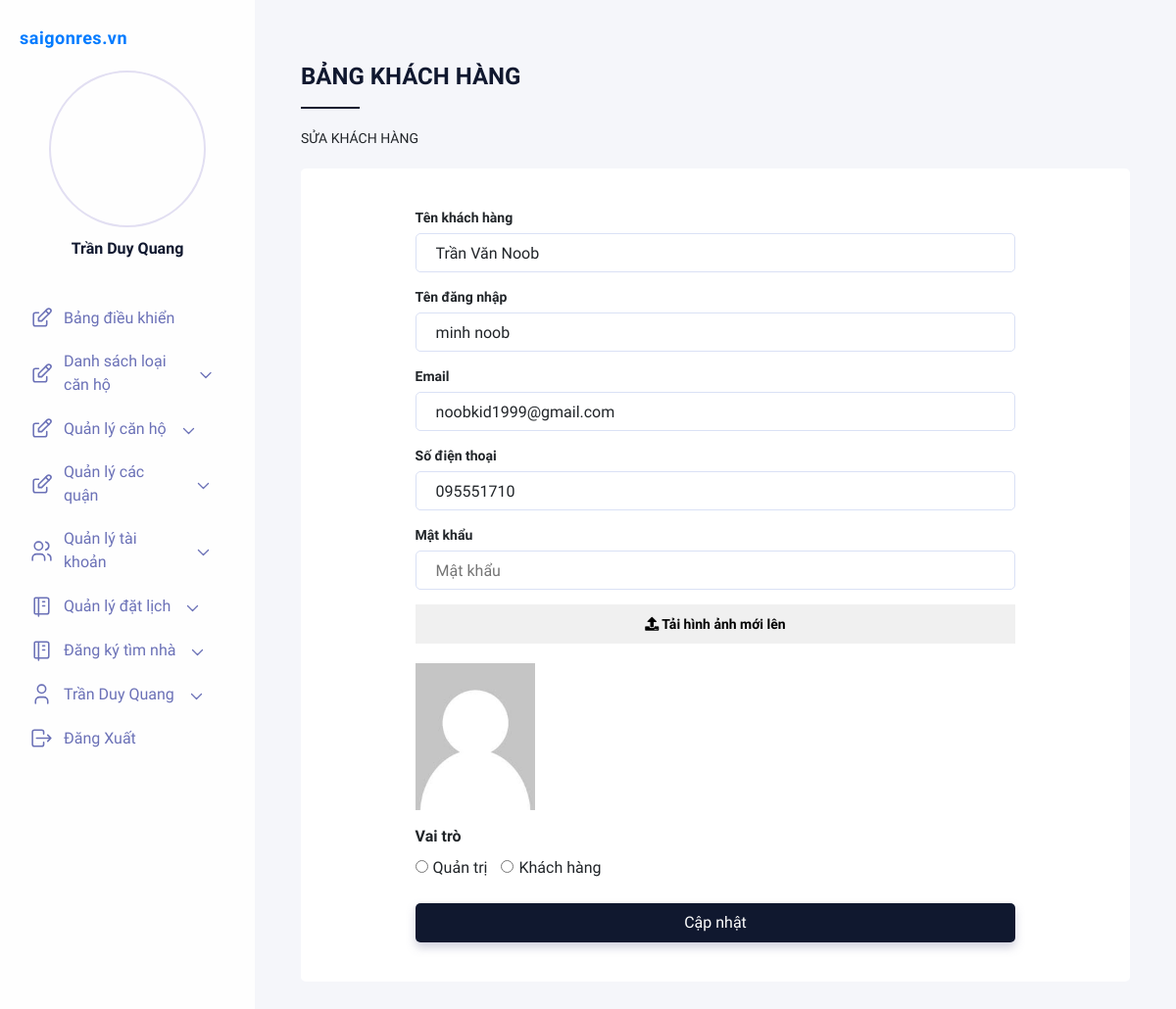
The app's page /admin/?ctrl=tai_khoan&act=edit&ma_kh=42 (signed in) with its own data.
### tables this page shows
CREATE TABLE `khach_hang` (
  `ma_tk` int(12) NOT NULL COMMENT 'mã tài khoản',
  `ho_ten` varchar(50) NOT NULL COMMENT 'họ tên khách hàng',
  `hinh` varchar(150) DEFAULT NULL,
  `ten_tk` varchar(50) NOT NULL COMMENT 'tên tài khoản',
  `mat_khau` varchar(50) NOT NULL COMMENT 'mật khẩu',
  `sdt` varchar(50) DEFAULT NULL COMMENT 'số điện thoại',
  `kich_hoat` tinyint(1) NOT NULL DEFAULT 0 COMMENT 'kích hoạt',
  `email` varchar(50) NOT NULL COMMENT 'email',
  `vai_tro` tinyint(1) NOT NULL DEFAULT 0 COMMENT 'vai trò',
  `random_key` varchar(50) DEFAULT NULL COMMENT 'dãy số ngẫu nhiên',
  `currency` int(11) DEFAULT NULL
);

### system/database.php (called while the page is built, shortened)
<?php
function getConnection()
{
    $opt = array(PDO::MYSQL_ATTR_INIT_COMMAND => "SET NAMES utf8", PDO::ATTR_ERRMODE => PDO::ERRMODE_EXCEPTION);
    $conn = new PDO('mysql:host=' . HOST_DB . ';dbname=' . NAME_DB, USER_DB, PASS_DB, $opt);
    return $conn;
}
function queryOne($sql)
{
    $conn = getConnection();
    $result = $conn->query($sql);
    $row = $result->fetch(PDO::FETCH_ASSOC);
    return $row;
}

### admin/models/tai_khoan.php (called while the page is built, shortened)
<?php
require_once '../system/database.php';
function getkhachhangByID($ma_kh){
    $sql = "SELECT * FROM khach_hang WHERE ma_tk = '$ma_kh'";
    return queryOne($sql);
}
?>

### admin/view/khach_hang-edit.php (the view, shortened to what this page needs)
<div class="right__title">Bảng khách hàng</div>
<p class="right__desc">Sửa khách hàng</p>
<div class="right__formWrapper">
    <form action="/admin/?ctrl=tai_khoan&act=update" method="post" enctype="multipart/form-data">
        <div class="right__inputWrapper">
            <label for="title">Tên khách hàng</label>
            <input type="text" name="tenkh" id="tenkh" placeholder="Họ và tên" value="<?=$kh['ho_ten']?>">
        </div>
        <div class="right__inputWrapper">
            <label for="title">Tên đăng nhập</label>
            <input type="text" name="tendn" id="email" placeholder="tên đăng nhập" value="<?=$kh['ten_tk']?>">
        </div>
        <div class="right__inputWrapper">
            <label for="title">Email</label>
            <input type="email" name="email" id="email" placeholder="Email" value="<?=$kh['email']?>">
        </div>
        <div class="right__inputWrapper">
            <label for="title">Số điện thoại</label>
            <input type="number" name="sdt" id="sdt" placeholder="số điện thoại" value="<?=$kh['sdt']?>">
        </div>
        <div class="right__inputWrapper">
            <label for="title">Mật khẩu</label>
            <input type="password" name="pass" id="mk" placeholder="Mật khẩu">
        </div>
        <div class="right__inputWrapper">
            <label for="file"><i class="fas fa-upload"></i> Tải hình ảnh mới lên</label>
        </div>
        <div class="right__inputWrapper">
            <img src="../uploaded/<?php if($kh['hinh']=="") echo "user.jpg"; else echo $kh['hinh'];?>" id="loada" alt="" style="height: 150px;width: 20%; object-fit: cover;">
        </div>
        <div class="radion" style="width: 100%;float: left;height:80px;">
            <label for="title" style="font-weight: 700;">Vai trò</label><br>
            <label for="" style="margin-right: 10px;"><input type="radio" name="vai_tro" id="" style="margin-right: 5px;" value="1" <?php if($kh['vai_tro']==1) echo "checked" ?>>Quản trị</label>
            <label for=""><input type="radio" name="vai_tro" id="" style="margin-right: 5px;" value="0" <?php if($kh['vai_tro']==0) echo "checked" ?>>Khách hàng</label>
        </div>
        <button class="btn" type="submit">Cập nhật</button>
    </form>
</div>

### admin/view/css/main.css (style rules this page uses)
* { margin: 0; padding: 0; list-style: none; border: 0; -webkit-tap-highlight-color: transparent; text-decoration: none; color: inherit; box-sizing: border-box; }
.inputfile+label { font-size: 1.25em; font-weight: 700; color: black; background-color: #f0f0f0; display: inline-block; cursor: pointer; line-height: 40px; text-align: center; }
body { font-family: "Muli", sans-serif; background-color: #E2DFF2; }
.btn { width: 100%; height: 40px; background-color: #10182F; border-radius: 5px; color: white; font-size: 16px; box-shadow: 0px 5px 10px rgba(116, 116, 156, 0.35); transition: all 0.2s ease; cursor: pointer; }
.right__title { color: #10182F; font-size: 24px; font-weight: bold; text-transform: uppercase; position: relative; padding-bottom: 15px; margin-bottom: 20px; }
.right__title:before { content: ''; position: absolute; width: 60px; height: 2px; background-color: #10182F; bottom: 0; }
.right__desc { margin-bottom: 20px; text-transform: uppercase; font-size: 14px; }
.right__formWrapper { background-color: white; padding: 40px; border-radius: 5px; }
.right__formWrapper form { display: flex; flex-direction: column; width: 100%; max-width: 80%; margin: 0 auto; }
.right__inputWrapper { display: flex; flex-direction: column; margin-bottom: 15px; }
.right__inputWrapper label { margin-bottom: 5px; font-size: 14px; font-weight: bold; }
.right__inputWrapper input { height: 40px; width: 100%; border: solid 1px #DAE1F5; border-radius: 5px; padding: 0 20px; transition: all 0.2s ease; }

### records on screen
khach_hang: tenkh "Trần Văn Noob", tendn "minh noob", email "noobkid1999@gmail.com", sdt "095551710"

### other values on screen
$_SESSION['user'] "Trần Duy Quang"
